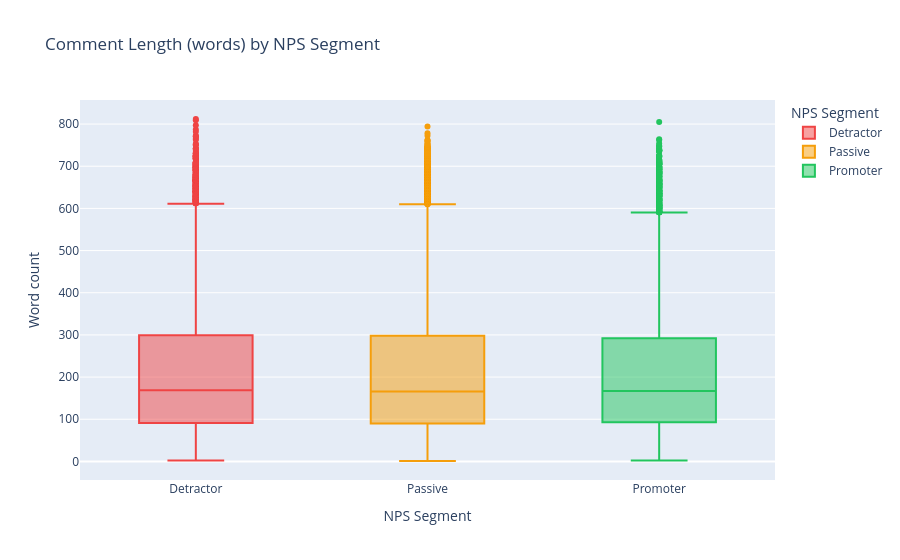

Notebook source saved alongside this figure:
### Markdown cell above
## 10. Comment Length vs NPS Segment

### Code cell
df_banking["text_length"] = df_banking["text_clean"].str.split().str.len()

print(df_banking.groupby("nps_segment")["text_length"].agg(["mean","median","std"]).round(1))


fig = px.box(
    df_banking, x="nps_segment", y="text_length",
    color="nps_segment",
    color_discrete_map=color_map,
    title="Comment Length (words) by NPS Segment",
    labels={"text_length": "Word count", "nps_segment": "NPS Segment"},
    category_orders={"nps_segment": ["Detractor", "Passive", "Promoter"]},
)
fig.show()

### Figure 1 — Plotly figure (JSON) as saved in the notebook; plotly's stock layout.template omitted (floating-point values rounded to 4 significant figures; data arrays with more than 128 entries replaced by an {"elided": "..."} marker saying what was removed)
{"data": [{"alignmentgroup": "True", "hovertemplate": "NPS Segment=%{x}<br>Word count=%{y}<extra></extra>", "legendgroup": "Detractor", "marker": {"color": "#ef4444"}, "name": "Detractor", "notched": false, "offsetgroup": "Detractor", "orientation": "v", "showlegend": true, "type": "box", "x": {"elided": "9103 str values"}, "x0": " ", "xaxis": "x", "y": {"elided": "9103 int values"}, "y0": " ", "yaxis": "y"}, {"alignmentgroup": "True", "hovertemplate": "NPS Segment=%{x}<br>Word count=%{y}<extra></extra>", "legendgroup": "Passive", "marker": {"color": "#f59e0b"}, "name": "Passive", "notched": false, "offsetgroup": "Passive", "orientation": "v", "showlegend": true, "type": "box", "x": {"elided": "19216 str values"}, "x0": " ", "xaxis": "x", "y": {"elided": "19216 int values"}, "y0": " ", "yaxis": "y"}, {"alignmentgroup": "True", "hovertemplate": "NPS Segment=%{x}<br>Word count=%{y}<extra></extra>", "legendgroup": "Promoter", "marker": {"color": "#22c55e"}, "name": "Promoter", "notched": false, "offsetgroup": "Promoter", "orientation": "v", "showlegend": true, "type": "box", "x": {"elided": "6907 str values"}, "x0": " ", "xaxis": "x", "y": {"elided": "6907 int values"}, "y0": " ", "yaxis": "y"}], "layout": {"boxmode": "overlay", "legend": {"title": {"text": "NPS Segment"}, "tracegroupgap": 0}, "title": {"text": "Comment Length (words) by NPS Segment"}, "xaxis": {"anchor": "y", "categoryarray": ["Detractor", "Passive", "Promoter"], "categoryorder": "array", "domain": [0, 1], "title": {"text": "NPS Segment"}}, "yaxis": {"anchor": "x", "domain": [0, 1], "title": {"text": "Word count"}}}}
